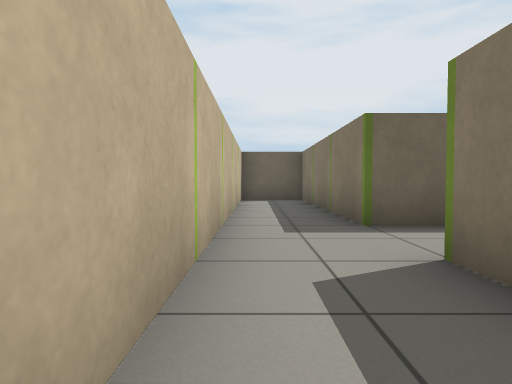
[1] (above)

15 first-person views from a walk through a robot-simulator world made for Gazebo. The camera is 0.61 m above the floor, tilts 2° down and sees 75° across. The floor is counted in squares, 1 m on a side. Each view is taken from the middle of a square. On the plan, view 1 faces up. The plan holds only what a view shows up to about 10 squares ahead; the rest is blank.

[2]
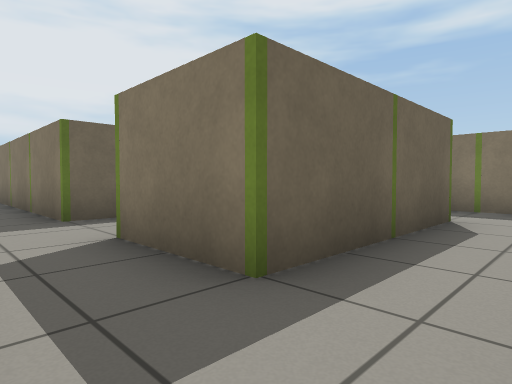

[3]
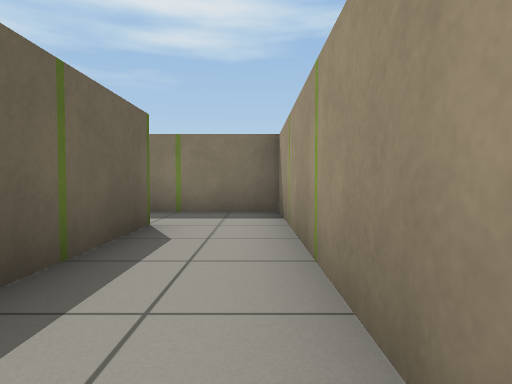

[4]
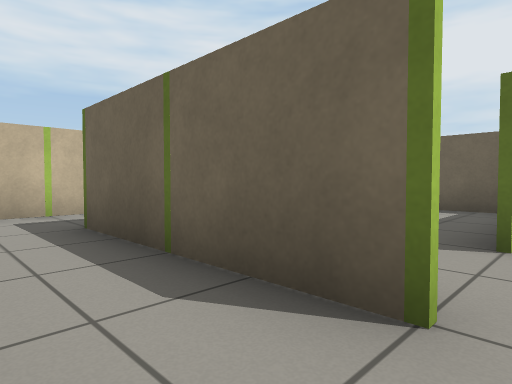

[5]
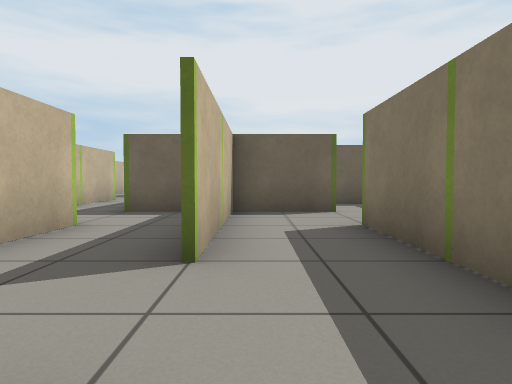

[6]
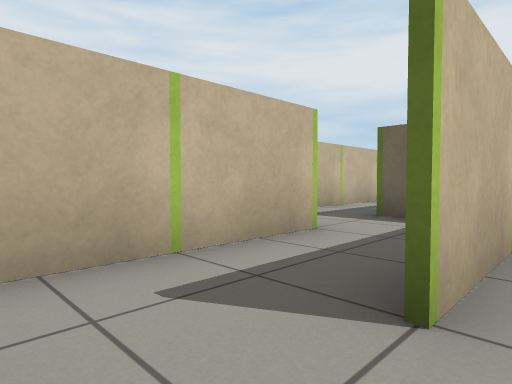

[7]
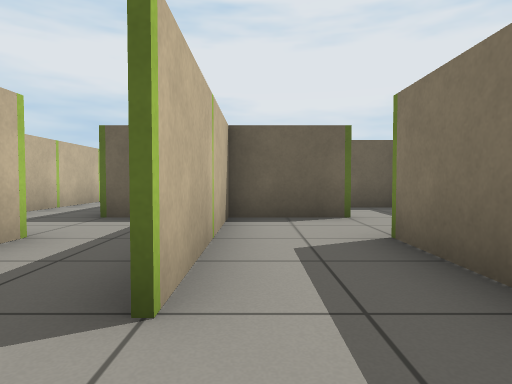

[8]
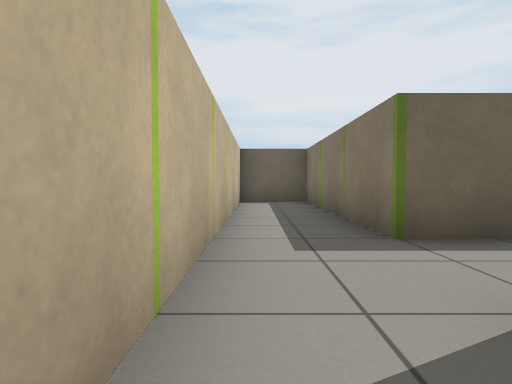

[9]
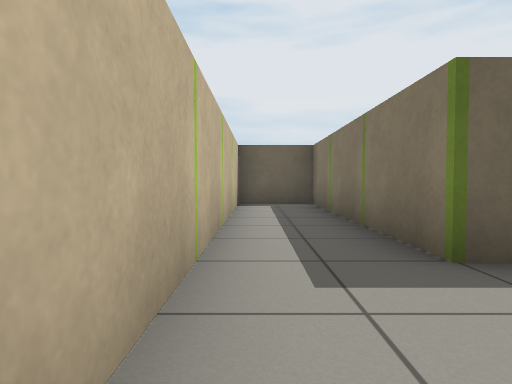

[10]
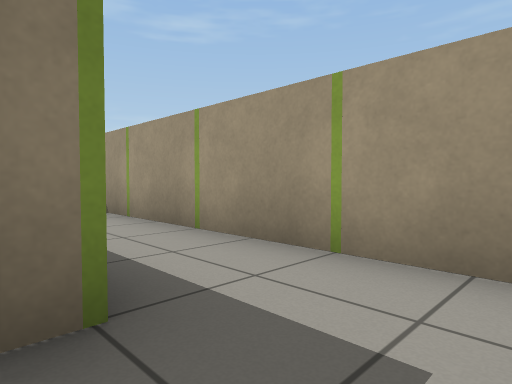

[11]
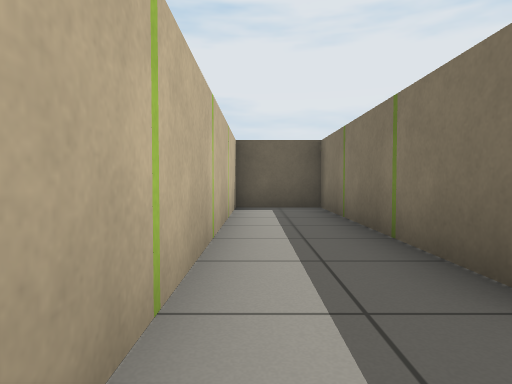

[12]
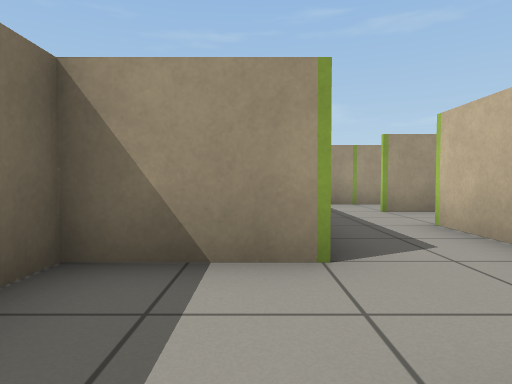

[13]
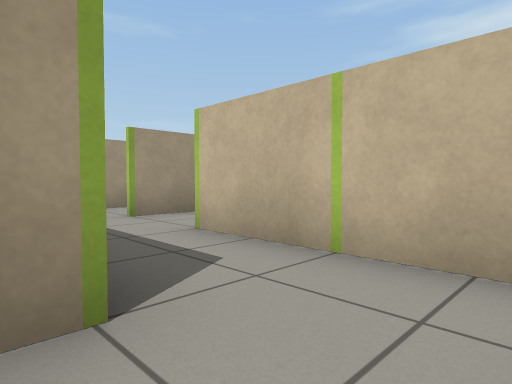

[14]
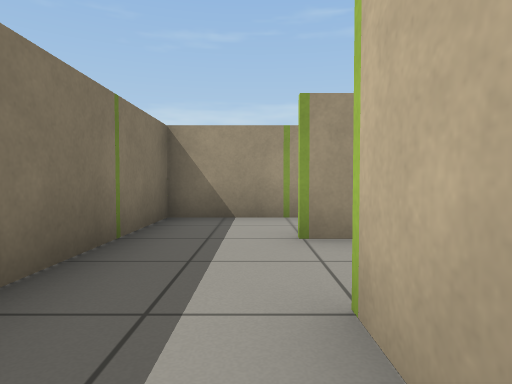

[15]
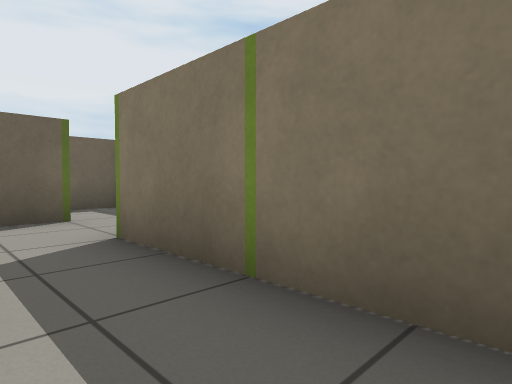

### Floor plan
Points are (right, up) in squares from view 1. A wall is a line through its corners. A room is listed if a view was taken in it or the views show most of it. See-through windows are left out.
Room 1 (views 1, 2, 3, 4, 5, 6, 7, 8, 9, 10, 11, 12, 13, 14, 15)
walls: (5.5, 4.6) (5.5, 3.4); (3.6, 4.5) (3.6, 1.2); (4.6, 6.5) (3.5, 6.5); (2.7, 4.4) (1.5, 4.4) (1.5, 10.4) (-0.4, 10.4) (-0.4, -0.2); (4.6, 0.4) (1.5, 0.4) (1.5, 2.5); (4.1, 0.6) (4.6, 0.6); (8.5, 8.4) (8, 8.4); (1.4, -1.5) (7.5, -1.5) (7.5, 4.6) (9.4, 4.6) (9.4, 5.2); (1.6, 10.5) (1.6, 7.4)
objects: green post (-1, 1); green post (-1, 3); green post (-1, 5); green post (-1, 7); green post (1, -2); green post (1, 0) to (1, 1); green post (1, 2) to (2, 3); green post (1, 4) to (1, 5); green post (1, 7); green post (1, 9); other object (2, 10) to (2, 11); green post (3, -2); green post (3, 0); green post (3, 3); green post (3, 6) to (3, 7); green post (4, 4) to (4, 5); green post (5, -2); green post (5, 0); green post (5, 3); green post (5, 5); green post (7, 1); green post (7, 3); green post (7, 5) to (8, 5); green post (7, 6)

Where each view was taken, in squares from view 1:
view 1: 0 up, 0 right, facing up
view 2: 1 down, 0 right, facing up-right
view 3: 1 down, 1 right, facing right
view 4: 1 down, 6 right, facing up-left
view 5: 0 up, 6 right, facing up
view 6: 1 up, 6 right, facing up-left
view 7: 1 up, 6 right, facing up
view 8: 1 up, 0 right, facing up
view 9: 2 up, 0 right, facing up
view 10: 1 up, 0 right, facing down-right
view 11: 3 up, 0 right, facing up
view 12: 7 up, 8 right, facing down
view 13: 6 up, 8 right, facing down-left
view 14: 4 up, 6 right, facing down
view 15: 1 up, 6 right, facing up-right
